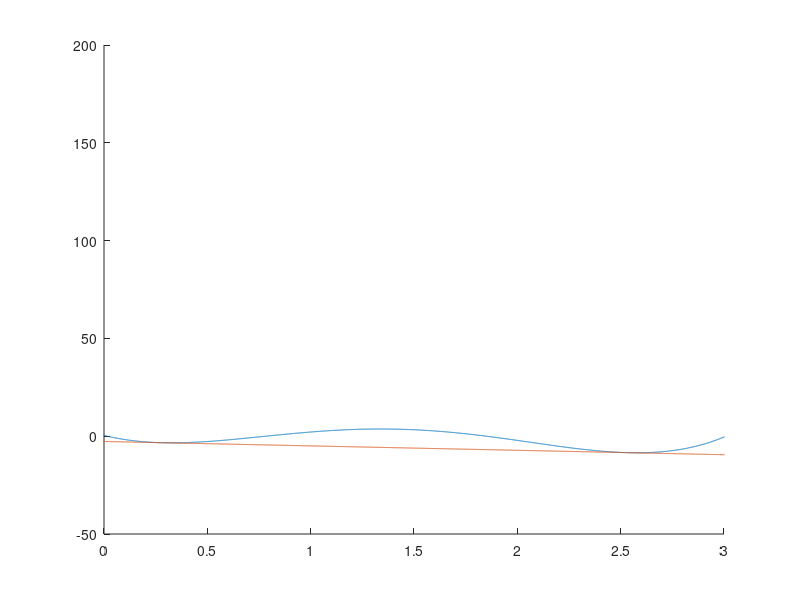

The MATLAB source for this figure:
p=polyfit([0,1,2,3,0.5, 2.5],[0 0 0 0 -1, -10],4); %fake data
x=linspace(-1,4,10000);
y=polyval(p,x);
%% Calculation begins here %%%
k=convhull(x,y);
[xk,yk]=deal(x(k),y(k));
j = diff(xk)>0;
[xk,yk]=deal(xk(j),yk(j));
interDist=vecnorm(  diff([xk(:),yk(:)],1,1) ,2,2);
[~,imax]=max(interDist);
x1=xk(imax); y1=yk(imax);      %the two tangent points (x1,y1) and (x2,y2)
x2=xk(imax+1); y2=yk(imax+1);
%% Plot the results %%%
close all
hold on
plot(x,polyval(p,x))
 pl=polyfit([x1,x2],[y1,y2],1);
plot(x,polyval(pl,x))
xlim([0,3])
hold off